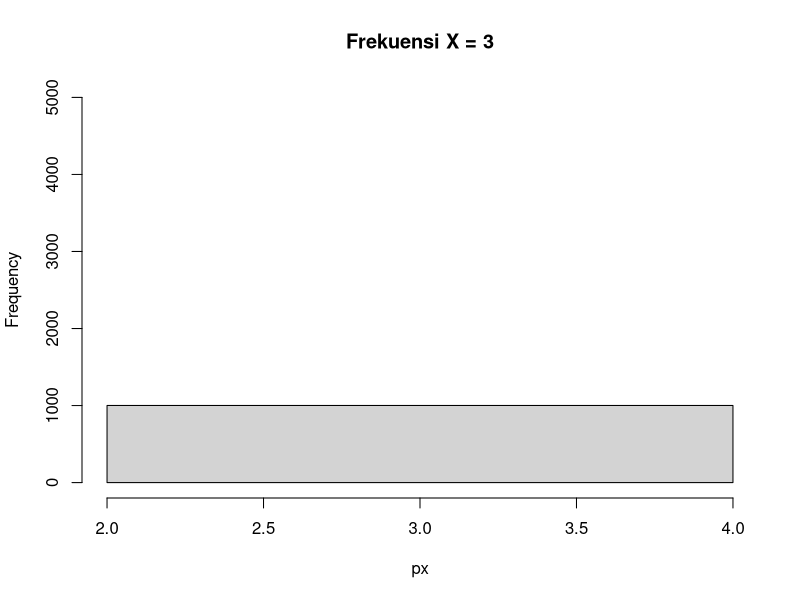

This figure's R source: (Note: this script raises an error after producing the figure.)
# 1
# a

p <- 0.2
chance <- dgeom(3, p)
paste("P(X = 3) = ", chance)

#b
p <- 0.2
n <- 10000

set.seed(0)
data <- rgeom(n, p)

paste("P(X = 3) = ", mean(data == 3))

#c

# hasil dari poin b lebih kecil dari poin a tetapi mendekati hasil poin a.

#d
px <- data [ data %in% c(3)]
hist(px, breaks = max(data), ylim = c(0, 5000), main = "Frekuensi X = 3")

#e

mean <- 1/p
variance <- q/(p^2)

paste("mean: ", mean)
paste("variance: ", variance)

#2

p <- 0.2
q <- 1 - p
n <- 20

#a
chance <- dbinom(x = 4, size = n, prob = p)
paste("P(X = 4) = ", chance)


#b
x <- 0:n
y <- c()
for (i in x)
{
  y <- append(y, combinations(n, i) * (p ^ i) * (q ^ (n - i)) )
}

barplot(y, names.arg=x, ylim=c(0, 1), 
        xlab = "Jumlah pasien sembuh", ylab = "Probabilitas",
        main = "Histogram Binomial p = 0.2, n = 20")

#c
mean <- n * p
variance <- n * p * q

paste("mean: ", mean)
paste("variance: ", variance)

#3
l <- 4.5

#a
x <- 6
chance <- dpois(x = x, lambda = l)
paste("P(X = 6) = ", chance)

#b
n <- 365
set.seed(0)
data <- rpois(n = n, lambda = l)
px <- data [ data %in% c(6)]
hist(px, main = "X = 6")

#c
paste("a. P(X = 6) = ", chance)
paste("b. P(X = 6) = ", sum(data == 6) / n)
#Hasil poin b lebih kecil dari poin a tetapi mendekati hasil poin a

#d
mean <- 0
for (i in 0:100)
{
  mean <- mean + i * dpois(x = i, lambda = l)
}
mean

expx2 <- 0
for (i in 0:100)
{
  expx2 <- expx2 + i^2 * dpois(x = i, lambda = l)
}
variance <- expx2 - mean^2
variance

#4
v <- 10
x <- 2
#a

# pdf: 

#b

set.seed(0)
n <- 100
data <- rgamma(n = n, shape = v/2, scale = 2)
hist(data, breaks = max(data), xlim = c(0, max(data)))

#c
mean <- v
variance <- 2 * v

paste("mean: ", mean)
paste("variance: ", variance)

#5

l <- 3

#a

# pdf:

#b
set.seed(1)
n <- 10
data <- rgamma(n = n, shape = 1, rate = l)
hist(data)

set.seed(1)
n <- 100
data <- rgamma(n = n, shape = 1, rate = l)
hist(data)

set.seed(1)
n <- 1000
data <- rgamma(n = n, shape = 1, rate = l)
hist(data)

set.seed(1)
n <- 10000
data <- rgamma(n = n, shape = 1, rate = l)
hist(data)

#c
set.seed(1)
n <- 100
data <- rgamma(n = n, shape = 1, rate = l)
paste("mean: ", mean(data))

#6

n <- 100
mean <- 50
sd <- 8
set.seed(0)
data <- rnorm(n = n, mean = mean, sd = sd)
paste("z1: ", (min(data) - mean) / sd)
paste("z2: ", (max(data) - mean) / sd)

x <- seq(min(data), max(data), length = 50)
y <- seq(0, 0, length = 50)
for (i in data)
{
  for (j in 1:50)
  {
    if (j == 1)
    {
      if (i == x[j])
      {
        y[j] <- y[j] + 1
        break 
      }
    }
    else if (i <= x[j] & i > x[j - 1])
    {
      y[j] <- y[j] + 1
      if (j == 100)
      {
        print(i)
      }
      break
    }
  }
}

plot(x, y, type="l", lty=1, xlab="x value",
     ylab="Density", main="Distribusi Normal")

#b
hist(data, main = "5025201019_Hans Sean Nathanael_B_DNhistogram", breaks = 50)

#c
mean <- mean(data)
t <- 0
for (i in data)
{
  t <- t + ((i - mean) ^ 2)
}
variance = t / n
paste("variance: ", variance)

